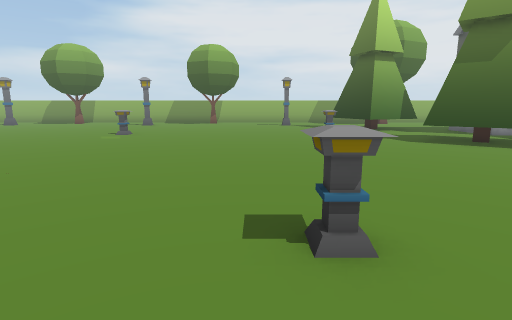
View 1 (above)

24 first-person views from a walk through a Unity game level. The camera is 1.2 m above the floor, tilts 10° down and sees 80° across. Doors are open. The floor is counted in squares, 1 m on a side. Each view is taken from the middle of a square. On the plan, view 1 faces up. The plan holds only what a view shows up to about 13 squares ahead; the rest is blank. The place goes on beyond the plan. Some animated figures are left out. Some surface patterns are stand-ins.

View 2
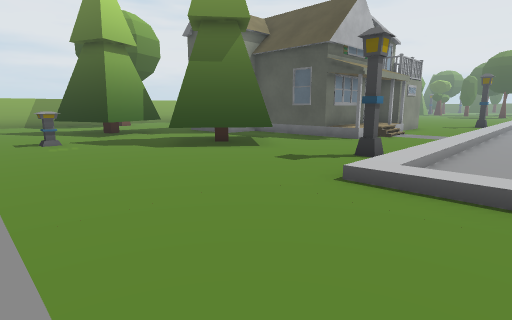

View 3
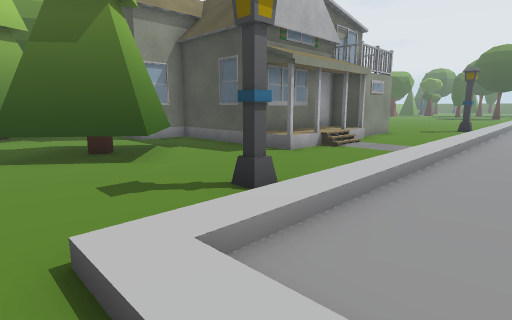

View 4
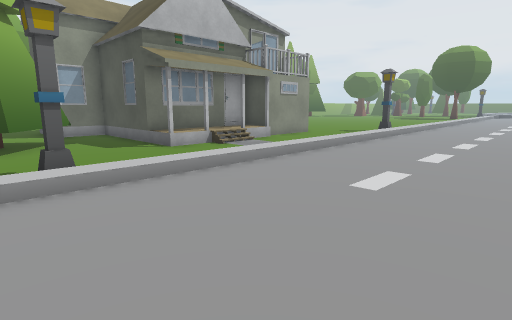

View 5
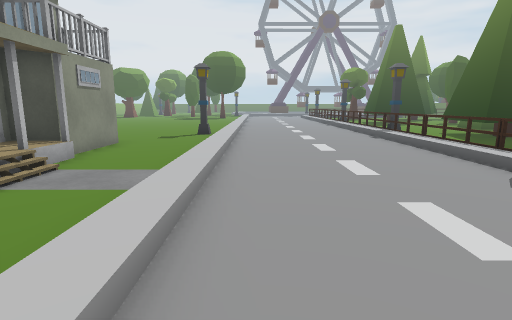

View 6
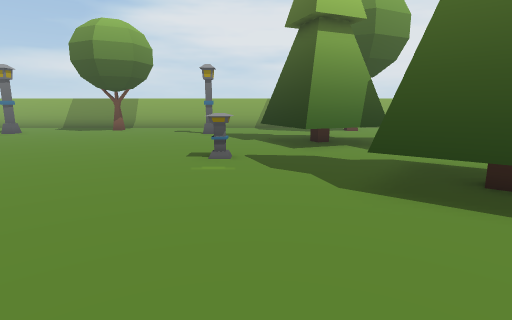

View 7
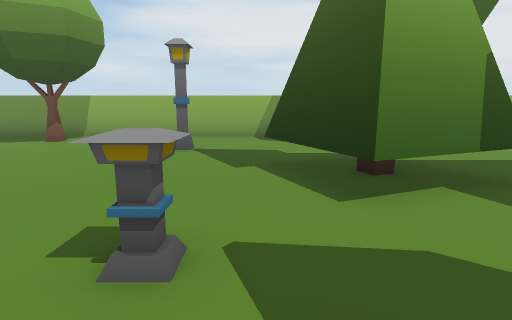

View 8
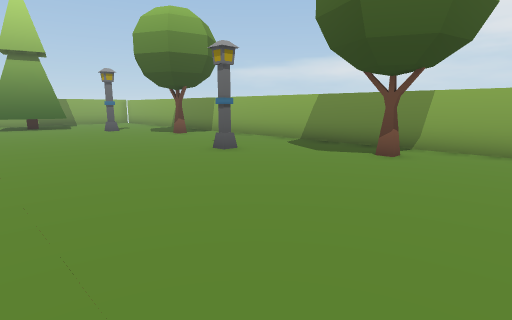

View 9
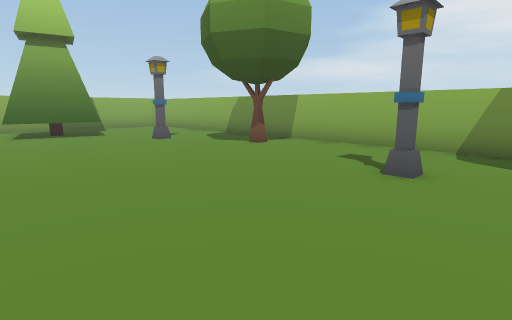

View 10
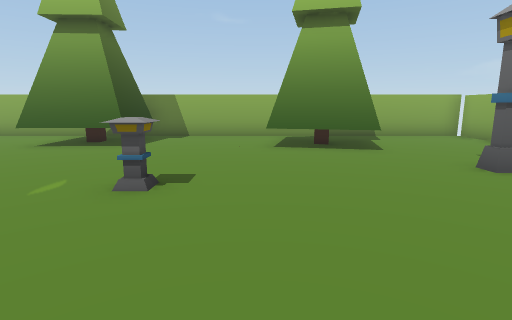

View 11
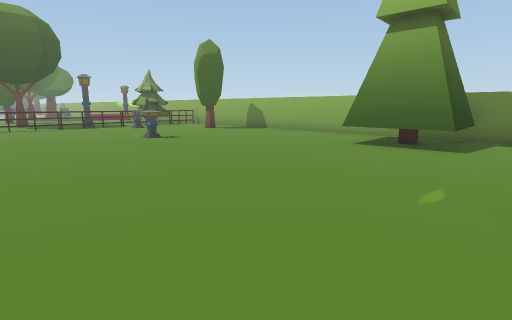

View 12
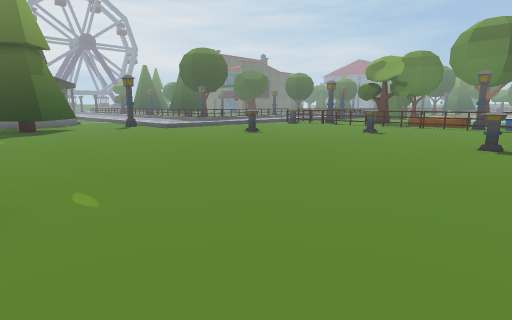

View 13
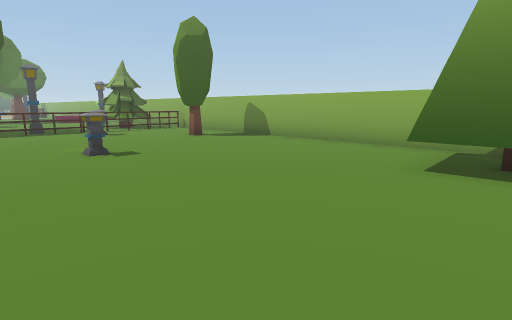

View 14
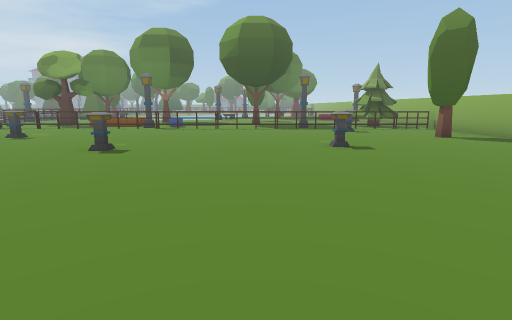

View 15
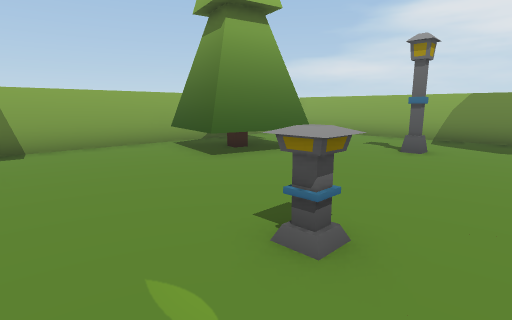

View 16
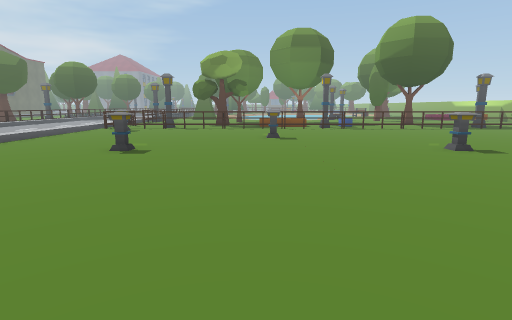

View 17
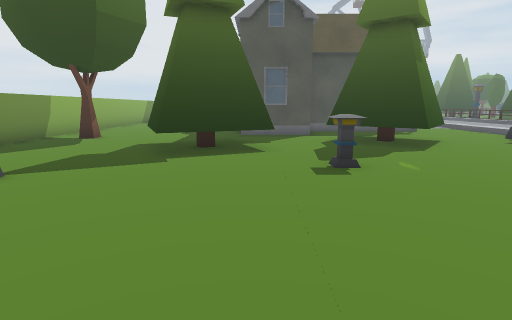

View 18
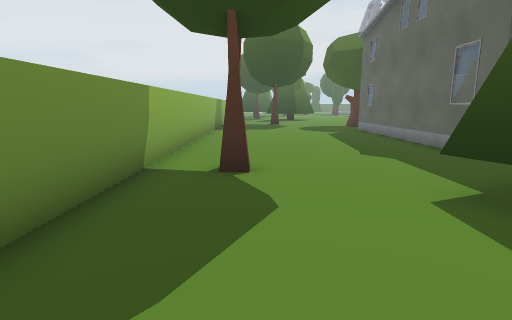

View 19
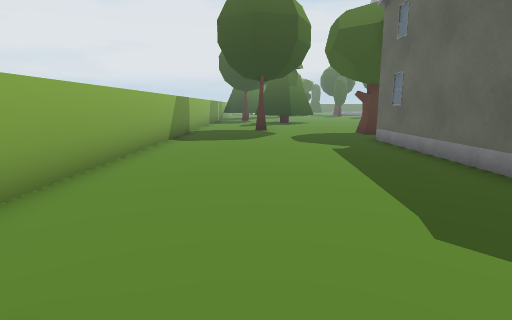

View 20
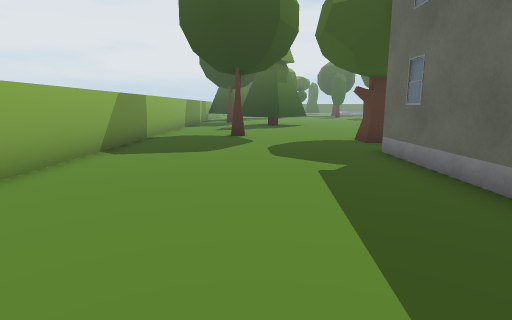

View 21
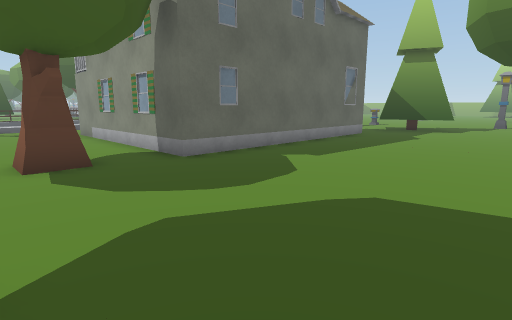

View 22
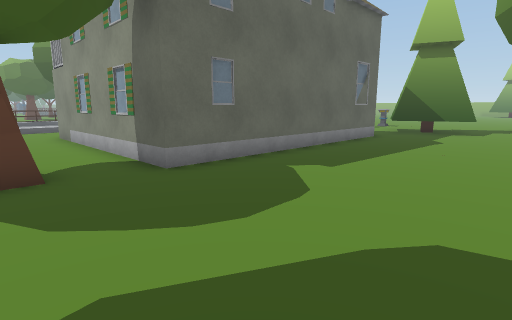

View 23
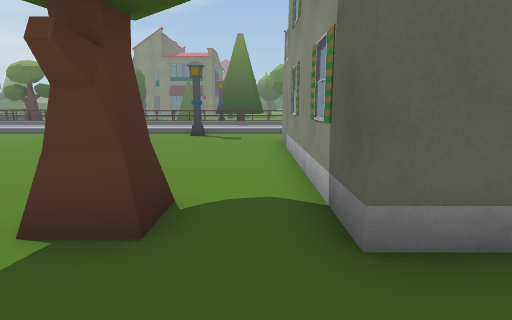

View 24
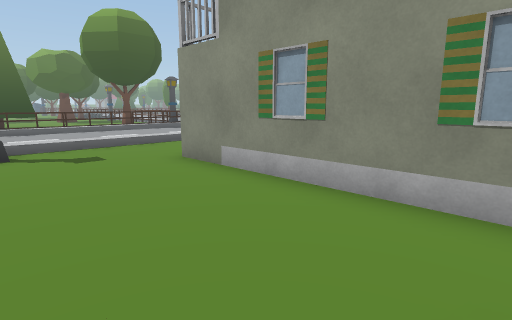

### Floor plan
Key: @ floor where view 1 was taken; # wall or solid block; . main floor; : floor 0.5 m higher than the main floor; / step, stairs or slope; ^ raised ledge; S streetlight; T tree; B building.
Columns run from 23 left of view 1 to 23 right of it. Each row starts with its distance up from view 1.
 23 #^^^^^^^^^^^^^^^^^^^^^^^^^^^^^^^^^^^^^^^^^^^^^^
 22 #...................T..  ......................
 21 #..........T...........  .......T..............
 20 #......S........S....... S....................T
 19  .  ...........................................
 18  . TTT.......................TT................
 17 #.TTT......................TTTT................
 16 #TTTT.......................TTTT...............
 15 #...........................TTT..#        #.TT.
 14 #................................#        #....
 13 #.......SS.......S........S......###      #...
 12 #.............................TT...#      #....
 11 #TTTT........................TTTTT.#      #....
 10 # TTT........................TTTT..#      #....
  9 #  TT.........................TT...#####BB#....
  8 #   T..........................T...:   BBBB....
  7 #.................................../ .........
  6 #.................................... .........
  5 #..............................S..... .......S.
  4 #............................/////////////////
  3 #.............S.........S..../................
  2 #......S......S............../................
  1 #............................/................
  0 #......................@...../ ...............
 -1 #.TT...............S........./. ..............
 -2 #. ........................../       /////////

Where each view was taken, in squares from view 1:
view 1: 0 up, 0 right, facing up
view 2: 2 up, 1 right, facing up-right
view 3: 2 up, 5 right, facing up-right
view 4: 1 down, 7 right, facing up-right
view 5: 3 up, 9 right, facing right
view 6: 6 up, 4 right, facing up
view 7: 11 up, 4 right, facing up
view 8: 14 up, 0 right, facing up-left
view 9: 14 up, 5 left, facing up-left
view 10: 15 up, 10 left, facing left
view 11: 13 up, 10 left, facing down-left
view 12: 13 up, 10 left, facing down-right
view 13: 10 up, 13 left, facing down-left
view 14: 11 up, 13 left, facing down
view 15: 11 up, 13 left, facing up-left
view 16: 11 up, 3 left, facing down
view 17: 15 up, 3 left, facing right
view 18: 21 up, 3 right, facing right
view 19: 20 up, 8 right, facing right
view 20: 19 up, 11 right, facing right
view 21: 22 up, 23 right, facing down-left
view 22: 21 up, 22 right, facing down-left
view 23: 18 up, 20 right, facing down
view 24: 14 up, 23 right, facing down-left
